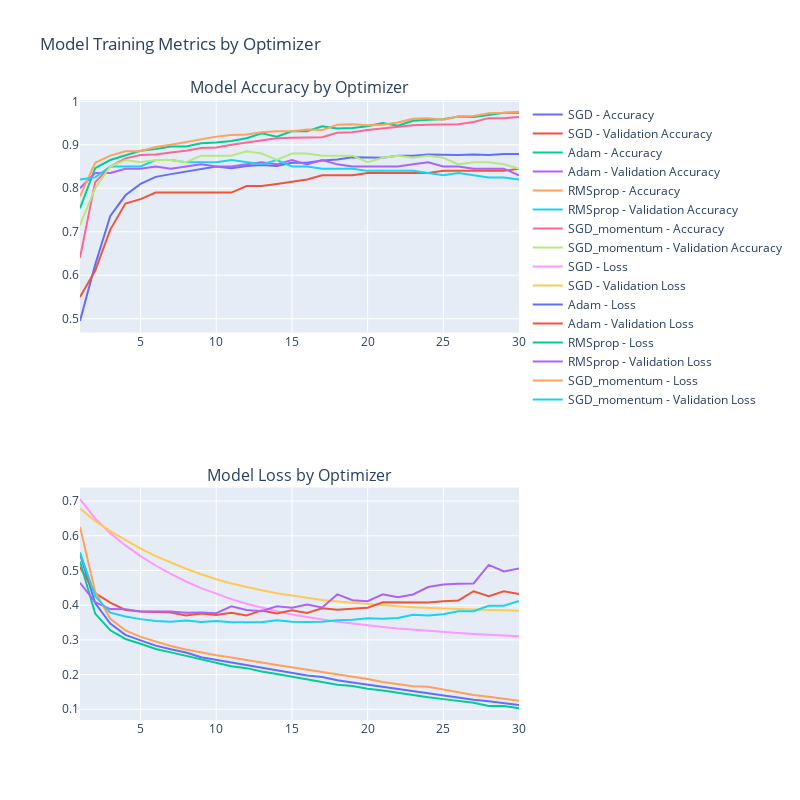

The notebook cell this image was saved under:
### Code cell
import plotly.graph_objects as go
from plotly.subplots import make_subplots

def plotly_go(histories):
    x_len = len(histories["SGD"].history['loss']) + 1
    fig = make_subplots(rows=2, cols=1, subplot_titles=('Model Accuracy by Optimizer', 'Model Loss by Optimizer'))

    # Accuracy
    for opt, history in histories.items():
        fig.add_trace(go.Scatter(x=list(range(1, x_len)), y=history.history['accuracy'], mode='lines', name=f'{opt} - Accuracy'), row=1, col=1)
        fig.add_trace(go.Scatter(x=list(range(1, x_len)), y=history.history['val_accuracy'], mode='lines', name=f'{opt} - Validation Accuracy'), row=1, col=1)

    # Loss
    for opt, history in histories.items():
        fig.add_trace(go.Scatter(x=list(range(1, x_len)), y=history.history['loss'], mode='lines', name=f'{opt} - Loss'), row=2, col=1)
        fig.add_trace(go.Scatter(x=list(range(1, x_len)), y=history.history['val_loss'], mode='lines', name=f'{opt} - Validation Loss'), row=2, col=1)

    fig.update_layout(title_text='Model Training Metrics by Optimizer', height=800, width=800)
    fig.show()

plotly_go(histories)

### Figure 1 — Plotly figure (JSON) as saved in the notebook; plotly's stock layout.template omitted (floating-point values rounded to 4 significant figures)
{"data": [{"mode": "lines", "name": "SGD - Accuracy", "type": "scatter", "x": [1, 2, 3, 4, 5, 6, 7, 8, 9, 10, 11, 12, 13, 14, 15, 16, 17, 18, 19, 20, 21, 22, 23, 24, 25, 26, 27, 28, 29, 30], "xaxis": "x", "y": [0.495, 0.6237, 0.7362, 0.7837, 0.81, 0.8263, 0.8325, 0.8388, 0.845, 0.85, 0.8462, 0.8512, 0.8537, 0.8512, 0.8587, 0.8587, 0.8637, 0.8662, 0.8712, 0.8712, 0.87, 0.875, 0.875, 0.8775, 0.8763, 0.8763, 0.8775, 0.8763, 0.8788, 0.8788], "yaxis": "y"}, {"mode": "lines", "name": "SGD - Validation Accuracy", "type": "scatter", "x": [1, 2, 3, 4, 5, 6, 7, 8, 9, 10, 11, 12, 13, 14, 15, 16, 17, 18, 19, 20, 21, 22, 23, 24, 25, 26, 27, 28, 29, 30], "xaxis": "x", "y": [0.55, 0.61, 0.705, 0.765, 0.775, 0.79, 0.79, 0.79, 0.79, 0.79, 0.79, 0.805, 0.805, 0.81, 0.815, 0.82, 0.83, 0.83, 0.83, 0.835, 0.835, 0.835, 0.835, 0.835, 0.84, 0.84, 0.84, 0.84, 0.84, 0.845], "yaxis": "y"}, {"mode": "lines", "name": "Adam - Accuracy", "type": "scatter", "x": [1, 2, 3, 4, 5, 6, 7, 8, 9, 10, 11, 12, 13, 14, 15, 16, 17, 18, 19, 20, 21, 22, 23, 24, 25, 26, 27, 28, 29, 30], "xaxis": "x", "y": [0.7538, 0.8462, 0.865, 0.8763, 0.8863, 0.89, 0.8963, 0.8963, 0.9038, 0.905, 0.9087, 0.915, 0.9262, 0.9187, 0.9312, 0.9312, 0.9425, 0.9375, 0.9388, 0.9425, 0.95, 0.9438, 0.955, 0.9575, 0.9588, 0.965, 0.9638, 0.9688, 0.9737, 0.9737], "yaxis": "y"}, {"mode": "lines", "name": "Adam - Validation Accuracy", "type": "scatter", "x": [1, 2, 3, 4, 5, 6, 7, 8, 9, 10, 11, 12, 13, 14, 15, 16, 17, 18, 19, 20, 21, 22, 23, 24, 25, 26, 27, 28, 29, 30], "xaxis": "x", "y": [0.8, 0.835, 0.835, 0.845, 0.845, 0.85, 0.845, 0.85, 0.855, 0.85, 0.85, 0.855, 0.86, 0.855, 0.865, 0.855, 0.865, 0.855, 0.85, 0.85, 0.85, 0.85, 0.855, 0.86, 0.85, 0.85, 0.845, 0.845, 0.845, 0.83], "yaxis": "y"}, {"mode": "lines", "name": "RMSprop - Accuracy", "type": "scatter", "x": [1, 2, 3, 4, 5, 6, 7, 8, 9, 10, 11, 12, 13, 14, 15, 16, 17, 18, 19, 20, 21, 22, 23, 24, 25, 26, 27, 28, 29, 30], "xaxis": "x", "y": [0.7812, 0.8587, 0.875, 0.885, 0.885, 0.895, 0.9, 0.9062, 0.9125, 0.9187, 0.9225, 0.9237, 0.9287, 0.9312, 0.9312, 0.935, 0.9337, 0.9463, 0.9475, 0.945, 0.9463, 0.9513, 0.96, 0.9613, 0.9575, 0.965, 0.9663, 0.9725, 0.9737, 0.9762], "yaxis": "y"}, {"mode": "lines", "name": "RMSprop - Validation Accuracy", "type": "scatter", "x": [1, 2, 3, 4, 5, 6, 7, 8, 9, 10, 11, 12, 13, 14, 15, 16, 17, 18, 19, 20, 21, 22, 23, 24, 25, 26, 27, 28, 29, 30], "xaxis": "x", "y": [0.82, 0.825, 0.85, 0.85, 0.85, 0.865, 0.865, 0.86, 0.86, 0.86, 0.865, 0.86, 0.855, 0.865, 0.85, 0.85, 0.845, 0.845, 0.845, 0.84, 0.84, 0.84, 0.84, 0.835, 0.83, 0.835, 0.83, 0.825, 0.825, 0.82], "yaxis": "y"}, {"mode": "lines", "name": "SGD_momentum - Accuracy", "type": "scatter", "x": [1, 2, 3, 4, 5, 6, 7, 8, 9, 10, 11, 12, 13, 14, 15, 16, 17, 18, 19, 20, 21, 22, 23, 24, 25, 26, 27, 28, 29, 30], "xaxis": "x", "y": [0.64, 0.8138, 0.85, 0.8687, 0.8763, 0.8775, 0.8825, 0.8863, 0.8925, 0.8938, 0.9, 0.905, 0.9087, 0.915, 0.9162, 0.9175, 0.9175, 0.9275, 0.9287, 0.9337, 0.9375, 0.9425, 0.945, 0.9463, 0.9463, 0.9475, 0.9525, 0.9613, 0.9613, 0.9638], "yaxis": "y"}, {"mode": "lines", "name": "SGD_momentum - Validation Accuracy", "type": "scatter", "x": [1, 2, 3, 4, 5, 6, 7, 8, 9, 10, 11, 12, 13, 14, 15, 16, 17, 18, 19, 20, 21, 22, 23, 24, 25, 26, 27, 28, 29, 30], "xaxis": "x", "y": [0.715, 0.8, 0.85, 0.865, 0.86, 0.865, 0.865, 0.86, 0.875, 0.875, 0.875, 0.885, 0.88, 0.865, 0.88, 0.88, 0.875, 0.875, 0.875, 0.86, 0.87, 0.875, 0.87, 0.875, 0.87, 0.855, 0.86, 0.86, 0.855, 0.845], "yaxis": "y"}, {"mode": "lines", "name": "SGD - Loss", "type": "scatter", "x": [1, 2, 3, 4, 5, 6, 7, 8, 9, 10, 11, 12, 13, 14, 15, 16, 17, 18, 19, 20, 21, 22, 23, 24, 25, 26, 27, 28, 29, 30], "xaxis": "x2", "y": [0.7056, 0.6499, 0.6076, 0.5722, 0.5414, 0.5143, 0.4899, 0.4682, 0.4492, 0.4322, 0.4175, 0.4043, 0.3926, 0.3824, 0.3734, 0.3655, 0.3584, 0.3522, 0.3467, 0.3415, 0.3372, 0.333, 0.3293, 0.3258, 0.323, 0.32, 0.3173, 0.3148, 0.3125, 0.3103], "yaxis": "y2"}, {"mode": "lines", "name": "SGD - Validation Loss", "type": "scatter", "x": [1, 2, 3, 4, 5, 6, 7, 8, 9, 10, 11, 12, 13, 14, 15, 16, 17, 18, 19, 20, 21, 22, 23, 24, 25, 26, 27, 28, 29, 30], "xaxis": "x2", "y": [0.6788, 0.6428, 0.6132, 0.5872, 0.5628, 0.5416, 0.5222, 0.505, 0.4892, 0.4746, 0.4623, 0.4521, 0.443, 0.4346, 0.4275, 0.4204, 0.415, 0.4107, 0.4069, 0.4029, 0.3991, 0.3967, 0.3944, 0.3917, 0.3902, 0.3888, 0.3873, 0.3858, 0.3848, 0.3837], "yaxis": "y2"}, {"mode": "lines", "name": "Adam - Loss", "type": "scatter", "x": [1, 2, 3, 4, 5, 6, 7, 8, 9, 10, 11, 12, 13, 14, 15, 16, 17, 18, 19, 20, 21, 22, 23, 24, 25, 26, 27, 28, 29, 30], "xaxis": "x2", "y": [0.5481, 0.4058, 0.3467, 0.3143, 0.2985, 0.2834, 0.2727, 0.2634, 0.2501, 0.2427, 0.2352, 0.2267, 0.2189, 0.2122, 0.2045, 0.1972, 0.1928, 0.1835, 0.1771, 0.1709, 0.1644, 0.1598, 0.1515, 0.1471, 0.139, 0.1326, 0.1276, 0.123, 0.1166, 0.112], "yaxis": "y2"}, {"mode": "lines", "name": "Adam - Validation Loss", "type": "scatter", "x": [1, 2, 3, 4, 5, 6, 7, 8, 9, 10, 11, 12, 13, 14, 15, 16, 17, 18, 19, 20, 21, 22, 23, 24, 25, 26, 27, 28, 29, 30], "xaxis": "x2", "y": [0.5094, 0.4349, 0.4072, 0.3861, 0.382, 0.3798, 0.3788, 0.3703, 0.3757, 0.372, 0.378, 0.3704, 0.3849, 0.3758, 0.3853, 0.3773, 0.3909, 0.3869, 0.3903, 0.3924, 0.4081, 0.4082, 0.4072, 0.4079, 0.4115, 0.4138, 0.4402, 0.4261, 0.4399, 0.4321], "yaxis": "y2"}, {"mode": "lines", "name": "RMSprop - Loss", "type": "scatter", "x": [1, 2, 3, 4, 5, 6, 7, 8, 9, 10, 11, 12, 13, 14, 15, 16, 17, 18, 19, 20, 21, 22, 23, 24, 25, 26, 27, 28, 29, 30], "xaxis": "x2", "y": [0.5259, 0.3758, 0.3277, 0.3026, 0.2889, 0.2737, 0.264, 0.254, 0.2447, 0.234, 0.2243, 0.2186, 0.2091, 0.2018, 0.1941, 0.1864, 0.1797, 0.1707, 0.1673, 0.1591, 0.1542, 0.1471, 0.141, 0.1346, 0.1293, 0.1233, 0.1186, 0.1098, 0.1091, 0.1026], "yaxis": "y2"}, {"mode": "lines", "name": "RMSprop - Validation Loss", "type": "scatter", "x": [1, 2, 3, 4, 5, 6, 7, 8, 9, 10, 11, 12, 13, 14, 15, 16, 17, 18, 19, 20, 21, 22, 23, 24, 25, 26, 27, 28, 29, 30], "xaxis": "x2", "y": [0.4646, 0.4084, 0.3888, 0.3886, 0.3815, 0.3815, 0.3814, 0.3783, 0.3792, 0.3768, 0.3966, 0.3864, 0.3827, 0.3966, 0.3924, 0.4018, 0.3933, 0.4311, 0.4143, 0.4116, 0.4313, 0.4229, 0.4308, 0.4521, 0.4596, 0.4616, 0.4626, 0.5161, 0.4971, 0.5056], "yaxis": "y2"}, {"mode": "lines", "name": "SGD_momentum - Loss", "type": "scatter", "x": [1, 2, 3, 4, 5, 6, 7, 8, 9, 10, 11, 12, 13, 14, 15, 16, 17, 18, 19, 20, 21, 22, 23, 24, 25, 26, 27, 28, 29, 30], "xaxis": "x2", "y": [0.6253, 0.4398, 0.3609, 0.3274, 0.3087, 0.2948, 0.2823, 0.2725, 0.2637, 0.256, 0.2489, 0.2426, 0.2349, 0.2274, 0.2209, 0.213, 0.2067, 0.2008, 0.1934, 0.1871, 0.1787, 0.1723, 0.1661, 0.1646, 0.1567, 0.1506, 0.1414, 0.1363, 0.1297, 0.1245], "yaxis": "y2"}, {"mode": "lines", "name": "SGD_momentum - Validation Loss", "type": "scatter", "x": [1, 2, 3, 4, 5, 6, 7, 8, 9, 10, 11, 12, 13, 14, 15, 16, 17, 18, 19, 20, 21, 22, 23, 24, 25, 26, 27, 28, 29, 30], "xaxis": "x2", "y": [0.552, 0.4262, 0.3783, 0.3672, 0.3598, 0.3544, 0.3524, 0.3559, 0.3515, 0.3543, 0.3506, 0.3501, 0.3509, 0.3567, 0.3523, 0.3517, 0.3522, 0.3566, 0.3579, 0.3623, 0.3607, 0.3629, 0.3727, 0.3705, 0.3739, 0.3827, 0.3825, 0.3983, 0.3984, 0.412], "yaxis": "y2"}], "layout": {"annotations": [{"font": {"size": 16}, "showarrow": false, "text": "Model Accuracy by Optimizer", "x": 0.5, "xanchor": "center", "xref": "paper", "y": 1, "yanchor": "bottom", "yref": "paper"}, {"font": {"size": 16}, "showarrow": false, "text": "Model Loss by Optimizer", "x": 0.5, "xanchor": "center", "xref": "paper", "y": 0.375, "yanchor": "bottom", "yref": "paper"}], "height": 800, "title": {"text": "Model Training Metrics by Optimizer"}, "width": 800, "xaxis": {"anchor": "y", "domain": [0, 1]}, "xaxis2": {"anchor": "y2", "domain": [0, 1]}, "yaxis": {"anchor": "x", "domain": [0.625, 1]}, "yaxis2": {"anchor": "x2", "domain": [0, 0.375]}}}
